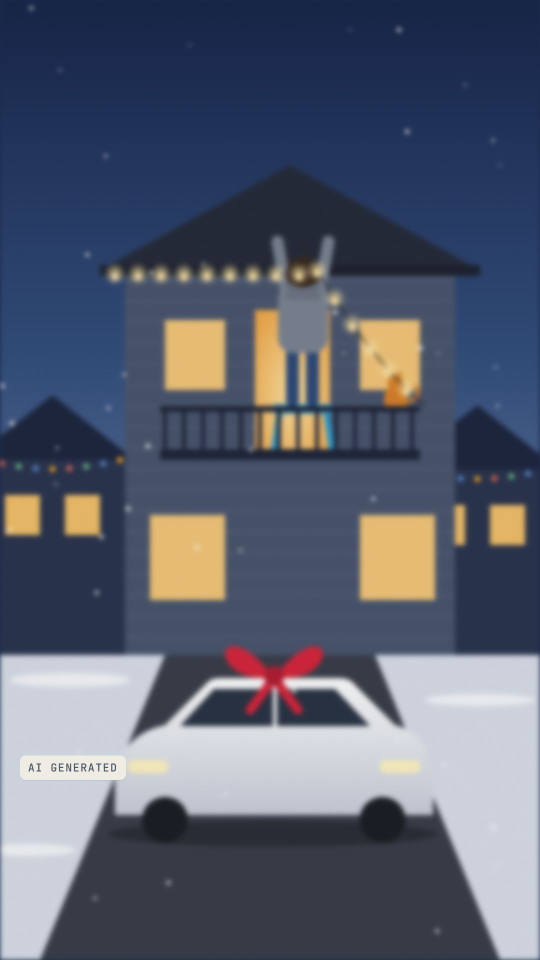
#> input picture instagram/hyperframes/videos/reel-03-stool/.thumbnails/v4_341110939e454e50_6ff13fd400223498_jpeg_source_index.html_1080x1920_1080x1920_1790495727832_0.00.jpg, 1080 x 1920 px (shown at 1/2 size)
$ python -i cutout.py   (imports and definitions only)
#> lines starting #> are read from the running program, lines starting #| are printed output that depends on the picture
"""
Cut the seller's product out of their own photograph, on this server, for free.

WHY THIS EXISTS
---------------
Every AI "re-shoot" redraws the product. Even the best edit call repaints every
pixel, so the bottle in the post is a near-copy of the bottle that ships, not
the bottle itself: a stone moves, the lettering wobbles. Scene templates
(backend/core/scenes.py) take the other road: the product is CUT OUT of the
real photo and placed into a scene, so its pixels are the seller's pixels.
That is only as good as the cut, which is what this module is about.

HOW
---
1. A photo that already has transparency (a PNG cut-out the seller made) is
   used as it is.
2. Otherwise a small open-source salient-object model runs on the CPU with
   onnxruntime. No API, no per-image cost. The model file is downloaded once
   from rembg's public release page into data/models/ and reused.
     * isnet-general-use (Apache-2.0, 170 MB) — clean edges, the default.
     * u2netp (Apache-2.0, 4.6 MB) — rougher, for a server short on memory.
   CUTOUT_MODEL picks one. BRIA's RMBG models are deliberately NOT used:
   their licence forbids commercial use.
3. If neither is available, OpenCV's GrabCut runs seeded from the photo's
   border. Fine on a plain background, poor on a busy one — check() says so.

check() then judges the cut before anything is built on it: a product that runs
off the edge of the frame, is tiny in the shot, or came out ragged would make a
scene that looks fake, and the seller is better served by "retake it like this"
than by a bad picture.
"""
from __future__ import annotations

import io
import logging
import os
import threading
from pathlib import Path

import numpy as np
from PIL import Image

log = logging.getLogger("cutout")

MODEL_DIR = Path(os.environ.get("CUTOUT_MODEL_DIR")
                 or Path(__file__).resolve().parents[2] / "data" / "models")
MODEL_URL = "https://github.com/danielgatis/rembg/releases/download/v0.0.0/{name}.onnx"

# name -> (input side, mean, std). Values follow the models' own training
# preprocessing (the same ones rembg uses).
MODELS = {
    "isnet-general-use": (1024, (0.5, 0.5, 0.5), (1.0, 1.0, 1.0)),
    "u2netp": (320, (0.485, 0.456, 0.406), (0.229, 0.224, 0.225)),
}
DEFAULT_MODEL = "isnet-general-use"

# The cut is made at this size at most. A 4000px phone photo would only make
# the model slower; the scene never uses the product larger than this.
WORK_MAX = 1600

_lock = threading.Lock()
_sessions: dict = {}


def model_name() -> str:
    name = (os.environ.get("CUTOUT_MODEL") or DEFAULT_MODEL).strip()
    return name if name in MODELS else DEFAULT_MODEL


# [45 lines left out: functions _model_path, _session, not called in this run]


def engine() -> str:
    """Which cutter will run: the model's name, or 'grabcut'."""
    return model_name() if _session(model_name()) is not None else "grabcut"


# [14 lines left out: function _model_mask, not called in this run]


def _grabcut_mask(rgb: Image.Image) -> np.ndarray:
    import cv2
    img = cv2.cvtColor(np.asarray(rgb), cv2.COLOR_RGB2BGR)
#> img is the input picture: shape (1920, 1080, 3); mean B, G, R 111.2, 93.9, 87.5
    h, w = img.shape[:2]
#> h = 1920; w = 1080
    scale = 640 / max(h, w)
#> scale = 0.333
    small = cv2.resize(img, (max(1, int(w * scale)), max(1, int(h * scale))))
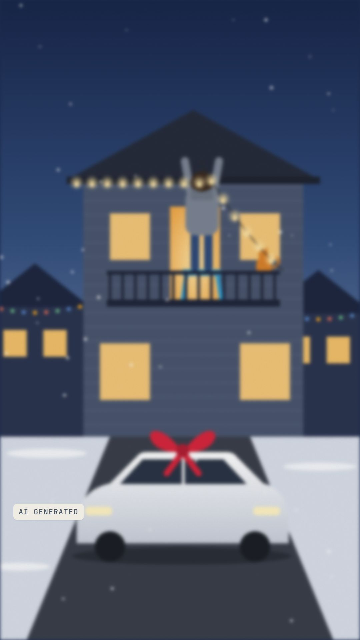
#> small: shape (640, 360, 3); mean B, G, R 111.2, 93.9, 87.5
    sh, sw = small.shape[:2]
#> sh = 640; sw = 360
    mask = np.zeros((sh, sw), np.uint8)
    pad = max(2, int(min(sh, sw) * 0.03))
#> pad = 10
    rect = (pad, pad, sw - 2 * pad, sh - 2 * pad)
#> rect = (10, 10, 340, 620)
    bgd, fgd = np.zeros((1, 65), np.float64), np.zeros((1, 65), np.float64)
    cv2.grabCut(small, mask, rect, bgd, fgd, 5, cv2.GC_INIT_WITH_RECT)
    fg = np.where((mask == cv2.GC_FGD) | (mask == cv2.GC_PR_FGD), 255, 0).astype(np.uint8)
    fg = cv2.GaussianBlur(fg, (5, 5), 0)
    return cv2.resize(fg, (w, h), interpolation=cv2.INTER_LINEAR)


# [101 lines left out: functions _refine, cut, check, not called in this run]

>>> import cv2
>>> picture = cv2.cvtColor(cv2.imread('../../instagram/hyperframes/videos/reel-03-stool/.thumbnails/v4_341110939e454e50_6ff13fd400223498_jpeg_source_index.html_1080x1920_1080x1920_1790495727832_0.00.jpg'), cv2.COLOR_BGR2RGB)
>>> result = _grabcut_mask(picture)
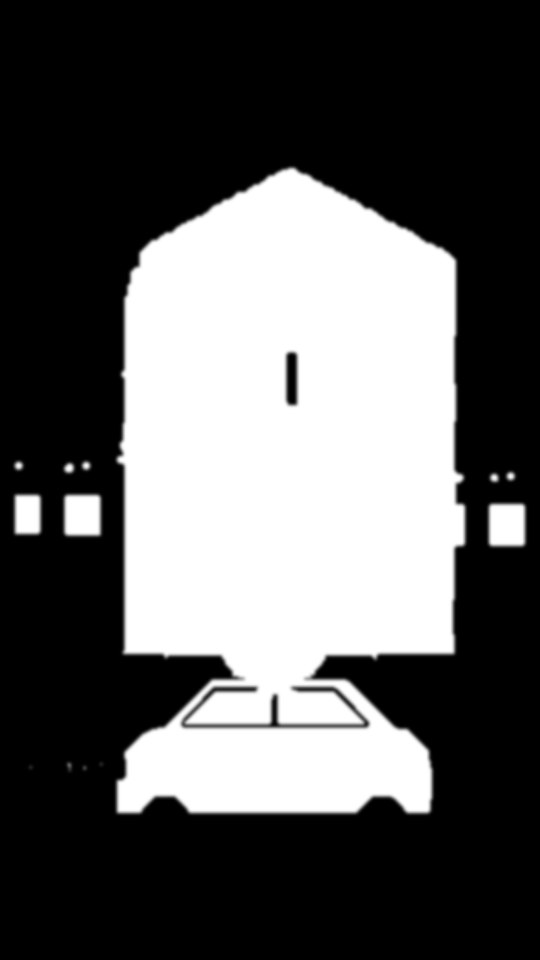
#> result: shape (1920, 1080) (shown at 1/2 size); min 0, max 255, mean 90.8
